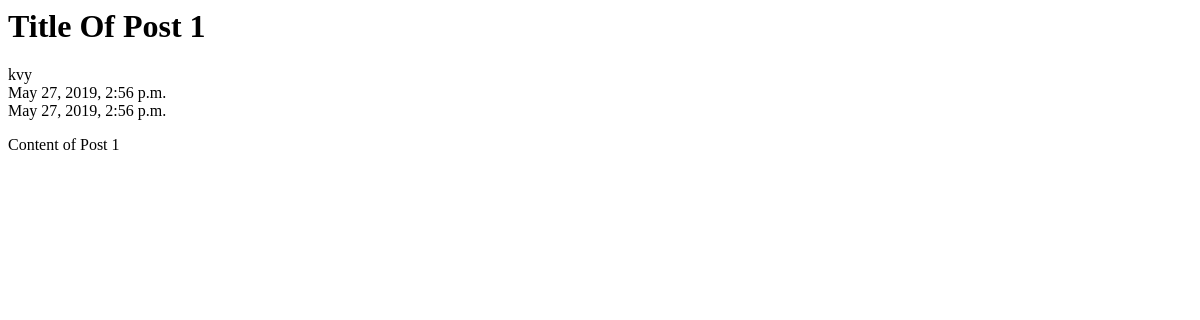
Before: /post/4 with the older database file.
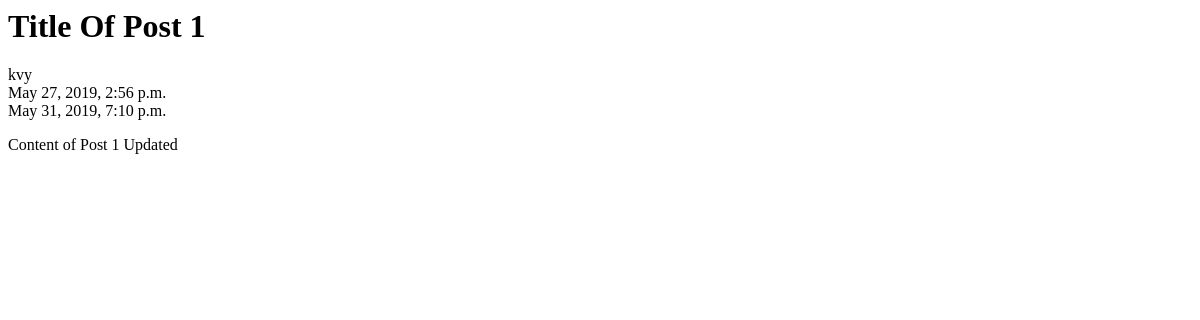
After: the same page with the newer database file.
### Posts/models.py (models this page shows, shortened)
class Post(models.Model):
    Title = models.CharField(default='Title Of Post', max_length=50)
    Content = models.TextField()
    Publish_date = models.DateTimeField(auto_now_add=True)
    Last_updated = models.DateTimeField(auto_now=True)
    Auther = models.ForeignKey(User, on_delete=models.CASCADE)

class User(AbstractUser):
    email = models.EmailField()
    pet_name = models.CharField(default='Not have any pet', max_length=50)

### Posts/views.py (the view)
# urls.py: path('post/<int:pk>', post_view.PostDetaileView.as_view(),name="post-detail"),
class PostDetaileView(DetailView):
    model = Post
    template_name = 'Posts/detail.html'
    def get_context_data(self, **kwargs):
        context = super().get_context_data(**kwargs)
        context["title"] = 'Detail | Posts'
        return context

### Posts/templates/Posts/detail.html
{% extends 'Posts/Base.html' %}
{% block data %}
    <h1> {{ post.Title }} </h1>
        {{ post.Auther }} <br>
        {{ post.Publish_date }} <br>
        {{ post.Last_updated }} <br>
        <p>
            {{ post.Content }} <br>
        </p>
{% endblock data %}

Changed rows visible on the page:
changed Post "Title Of Post 1": Last_updated "May 27, 2019, 2:56 p.m." → "May 31, 2019, 7:10 p.m."; Content "Content of Post 1" → "Content of Post 1 Updated"
